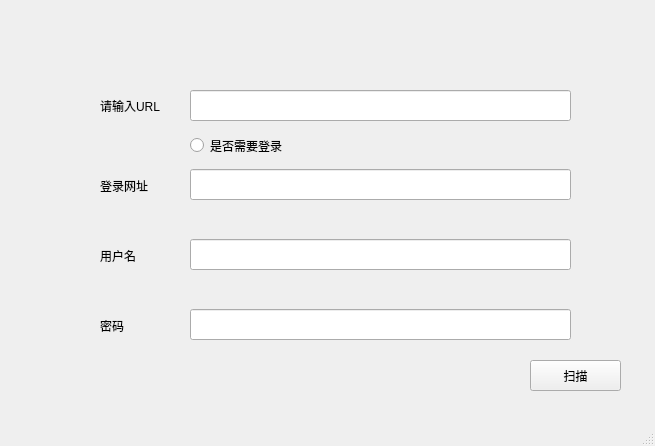
<?xml version="1.0" encoding="UTF-8"?>
<ui version="4.0">
 <class>MainWindow</class>
 <widget class="QMainWindow" name="MainWindow">
  <property name="geometry">
   <rect>
    <x>0</x>
    <y>0</y>
    <width>655</width>
    <height>446</height>
   </rect>
  </property>
  <property name="windowTitle">
   <string>MainWindow</string>
  </property>
  <widget class="QWidget" name="centralwidget">
   <widget class="QLineEdit" name="urlEdit">
    <property name="geometry">
     <rect>
      <x>190</x>
      <y>90</y>
      <width>381</width>
      <height>31</height>
     </rect>
    </property>
   </widget>
   <widget class="QLabel" name="label">
    <property name="geometry">
     <rect>
      <x>100</x>
      <y>90</y>
      <width>81</width>
      <height>31</height>
     </rect>
    </property>
    <property name="lineWidth">
     <number>2</number>
    </property>
    <property name="text">
     <string>请输入URL</string>
    </property>
   </widget>
   <widget class="QPushButton" name="pushButton">
    <property name="geometry">
     <rect>
      <x>530</x>
      <y>360</y>
      <width>91</width>
      <height>31</height>
     </rect>
    </property>
    <property name="text">
     <string>扫描</string>
    </property>
   </widget>
   <widget class="QRadioButton" name="login">
    <property name="geometry">
     <rect>
      <x>190</x>
      <y>130</y>
      <width>161</width>
      <height>31</height>
     </rect>
    </property>
    <property name="text">
     <string>是否需要登录</string>
    </property>
   </widget>
   <widget class="QLineEdit" name="loginUrl">
    <property name="geometry">
     <rect>
      <x>190</x>
      <y>169</y>
      <width>381</width>
      <height>31</height>
     </rect>
    </property>
   </widget>
   <widget class="QLabel" name="label_2">
    <property name="geometry">
     <rect>
      <x>100</x>
      <y>170</y>
      <width>71</width>
      <height>31</height>
     </rect>
    </property>
    <property name="text">
     <string>登录网址</string>
    </property>
   </widget>
   <widget class="QLabel" name="label_3">
    <property name="geometry">
     <rect>
      <x>100</x>
      <y>240</y>
      <width>41</width>
      <height>31</height>
     </rect>
    </property>
    <property name="text">
     <string>用户名</string>
    </property>
   </widget>
   <widget class="QLineEdit" name="username">
    <property name="geometry">
     <rect>
      <x>190</x>
      <y>239</y>
      <width>381</width>
      <height>31</height>
     </rect>
    </property>
   </widget>
   <widget class="QLabel" name="label_4">
    <property name="geometry">
     <rect>
      <x>100</x>
      <y>310</y>
      <width>41</width>
      <height>31</height>
     </rect>
    </property>
    <property name="text">
     <string>密码</string>
    </property>
   </widget>
   <widget class="QLineEdit" name="password">
    <property name="geometry">
     <rect>
      <x>190</x>
      <y>309</y>
      <width>381</width>
      <height>31</height>
     </rect>
    </property>
   </widget>
  </widget>
  <widget class="QMenuBar" name="menubar">
   <property name="geometry">
    <rect>
     <x>0</x>
     <y>0</y>
     <width>655</width>
     <height>18</height>
    </rect>
   </property>
  </widget>
  <widget class="QStatusBar" name="statusbar"/>
 </widget>
 <resources/>
 <connections/>
</ui>
